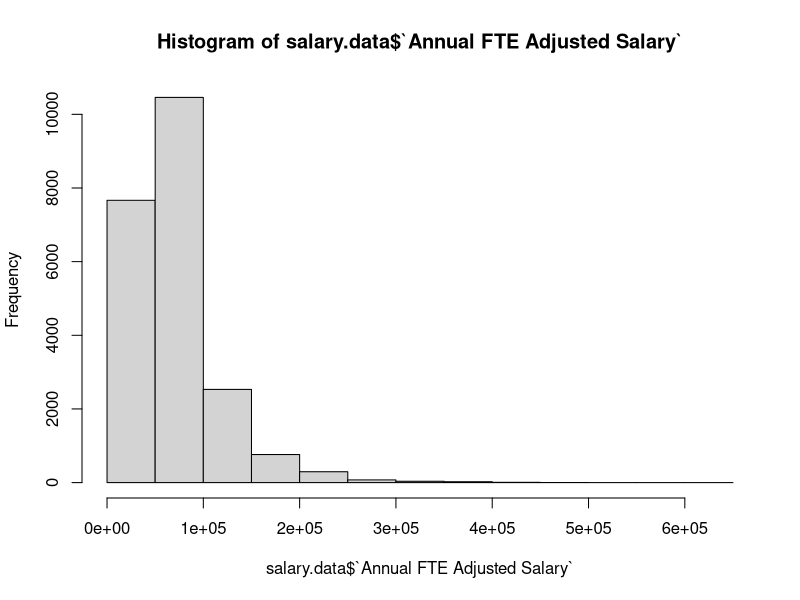
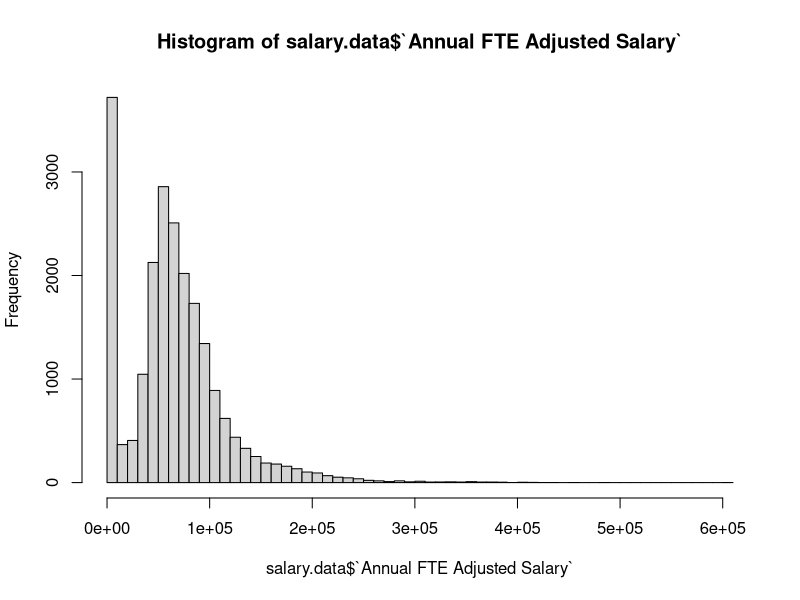

The R source for these figures, in order:
## ---- chunk 1
#| warning: FALSE
#| message: FALSE
#| echo: FALSE
knitr::opts_knit$set(root.dir = "~/R-Tutorial")
## ---- chunk 2

#Load tidyverse package
library(tidyverse)
#Load readxl package
library(readxl)
#Load openxlsx package
library(openxlsx)

## ---- chunk 3
# This assigns 4.3 to the variable x
x <- 4.3

## ---- chunk 4
x

## ---- chunk 5
#| warning: FALSE
#| message: FALSE

#Load salary_data.xlsx into the variable salary.data
salary.data <- read_excel("Example_Data/salary_data.xlsx")
#Display data frame
salary.data
## ---- chunk 6
#| warning: FALSE
#| message: FALSE

#This creates a table of job titles as rows, divisions as columns, 
##with median salary (counts) in cells

#Note that variable (column) names with spaces and special characters are surrounded with ``.
##Variable names without spaces or special characters don't need ``.
salary.fs.as.by.title.div <- salary.data %>%
                        #Only include Academic Staff appointments that are full-time  
                        filter(`Employee Category` == "AS" & `Full-time Equivalent` == 1) %>%
                        #Only include Colleges with UGRD programs
                        filter(Division %in% c("College of Ag & Life Science", 
                                               "School of Pharmacy",
                                               "College of Engineering",
                                               "School of Human Ecology",
                                               "School of Education",
                                               "College of Letters & Science",
                                               "School of Nursing",
                                               "Wisconsin School of Business")) %>%
                        #Group by Title and Division
                        group_by(Division, Title) %>%   
                        #Use Summarize to find salary median (remove NAs) and counts
                        summarize(median = median(`Annual Full Salary`, na.rm = TRUE), 
                                  n = n()) %>% #Counts the number of rows
                        #Use ungroup when you are done using a group
                        ungroup() %>%
                        #Create a new variable Combining salary (rounded to the dollar) 
                        #and counts to in one cell. 
                        mutate(median_n = paste(round(median, digits = 0), 
                                          " (", n, ")", sep = "")) %>%
                        #Keeps only the Division, Title, and median_n columns
                        select(Division, Title, median_n) %>%
                        #pivots the data so that Divisions become the columns.
                        pivot_wider(data = ., names_from = Division, values_from = median_n)
  
## ---- chunk 7
#| warning: FALSE
#| message: FALSE

# This keeps salarys above $500k
salary.data %>%
  filter(`Annual Full Salary` > 500000)

# Use a negation sign (!) to keep rows that don't meet the condition
salary.data %>%
  filter(!(`Annual Full Salary` > 500000))

# The == operator keeps exactly one value
salary.data %>%
  filter(`Person Num` == 500)

# The %in% operator keeps a vector of values
salary.data %>%
  filter(`Person Num` %in% c(3, 89))

# Use logical operators like "&" to connect two (or more) statements.
salary.data %>%
  filter(`Annual Full Salary` > 400000 & Division == "College of Letters & Science")

# Use () to determine the order of more complex logical statements
salary.data %>%
  filter(`Annual Full Salary` > 400000 & !(Division == "College of Letters & Science"))


## ---- chunk 8
#| warning: FALSE
#| message: FALSE

# This keeps columns "Person_Num", "Title", and "Annual Full Salary"

salary.data %>%
  select(`Person Num`, Title, `Annual Full Salary`) 

# You can also exclude columns and keeps all others.
salary.data %>%
  select(-`Job Code`, -`FLSA Status`)

# You can use select to rename columns too, though this only keeps listed columns
salary.data %>%
  select(ID = `Person Num`, Title, Salary = `Annual Full Salary`)

# A separate function rename will will not exclude those columns not listed.
salary.data %>%
  rename(ID = `Person Num`, Salary = `Annual Full Salary`)

## ---- chunk 9
#| warning: FALSE
#| message: FALSE

# This groups the data by Division and Title
# Notice that nothing visually changes about the data.
salary.data %>%
  group_by(Division, Title)

## ---- chunk 10
#| warning: FALSE
#| message: FALSE

# Create new columns with FTE adjusted salary (though this already exists in the data) and years employed.
 salary.data %>%
  mutate(salary = `Annual Full Salary` * `Full-time Equivalent`,
         years_employed = time_length(difftime(Sys.Date(), as.Date(`Date of Hire`)), "years"))


# Use mean to calculate relative to all other salaries
salary.data %>%
  mutate(salary_relative_to_title = `Annual FTE Adjusted Salary` - mean(`Annual FTE Adjusted Salary`))


# Use group_by to calculate relative to title mean salary
salary.data %>%
  group_by(Title) %>%
  mutate(salary_relative_to_title = `Annual FTE Adjusted Salary` - mean(`Annual FTE Adjusted Salary`))

## ---- chunk 11
#| warning: FALSE
#| message: FALSE

# Calculate mean salary of the total data set and how many people are in it.
 salary.data %>%
  summarize(mean_salary = mean(`Annual FTE Adjusted Salary`),
            n_people = n_distinct(`Person Num`))

# Find mean salary and number of people by Division and Department
 salary.data %>%
   group_by(Division, Department) %>%
  summarize(mean_salary = mean(`Annual FTE Adjusted Salary`),
            n_people = n_distinct(`Person Num`))


## ---- chunk 12
#Shows the unique values for the Division column
unique(salary.data$`Division`)

#Shows the number of rows corresponding to each Division
table(salary.data$Division)

#Shows a 2X2 table for Division and Employee Category
table(salary.data$Division, salary.data$`Employee Category`)

#Shows a histogram for Annual FTE Adjusted Salary
#Note that you can use various parameters to make this not look terrible.
hist(salary.data$`Annual FTE Adjusted Salary`)

#Sets the number of bins in the histogram to a 50 from the default.
hist(salary.data$`Annual FTE Adjusted Salary`, breaks = 50)

## ---- chunk 13
#| warning: FALSE
#| message: FALSE
#Load pay_grades.xlsx into the variable pay.grades
pay.grades <- read_excel("Example_Data/pay_grades.xlsx")
#Display data frame
pay.grades
## ---- chunk 14
#| warning: FALSE
#| message: FALSE

#This makes Salary Grade into a character (as.character()) and then pads it on the
#left side to 3 spaces using the "0" character.
pay.grades <- pay.grades %>%
          mutate(`Salary Grade` =  str_pad(as.character(`Salary Grade`), width = 3, 
                                           side = "left", pad = "0"))

pay.grades$`Salary Grade`

## ---- chunk 15
#| warning: FALSE
#| message: FALSE

#Join the two data sets and save the resultant data frame to 
#salary.data.with.pay.grades
#Note that you can also use a %>% for joins, but then you leave out x.
salary.data.with.pay.grades <- inner_join(x = salary.data, y = pay.grades, by = "Salary Grade")

## ---- chunk 16
#| warning: FALSE
#| message: FALSE
#Using inner_join will eliminate rows in salary.data that don't show up in pay.grades.
#Use as.numeric to convert the Salary Grade to a number for the filter.
pay.grades.shorter <- pay.grades %>%
                        filter(as.numeric(`Salary Grade`) < 20)

pay.grades.shorter

#Inner_join will only keep rows found in both salary.data and pay.grades.shorter
salary.data.shorter <- inner_join(x = salary.data, y = pay.grades.shorter, by = "Salary Grade")


## ---- chunk 17
#| warning: FALSE
#| message: FALSE


pay.grades.shorter

#Left_join will keep all rows found in both salary.data and those in pay.grades.shorter that match.
salary.data.left <- left_join(x = salary.data, y = pay.grades.shorter, by = "Salary Grade")

#Right_join will keep all rows found in pay.grades.shorter and those in salary.data that match.
salary.data.right <- right_join(x = salary.data, y = pay.grades.shorter, by = "Salary Grade")

#Full_join will keep all rows found in both data sets regardless of whether they match.
salary.data.full <- full_join(x = salary.data, y = pay.grades.shorter, by = "Salary Grade")




## ---- chunk 18
# number
y <- 3

# character string
z <- "Wisconsin"
i <- "Texas"

# logical
tf.a <- TRUE
tf.b <- FALSE

# date - these are like character strings, but allow for useful functions for dates
date1 <- as.Date("2020-06-23")
weekdays(date1)


# factor - these are like character strings, but only allow for a set of levels as values. 
#         They will be more useful when they are vectors, described below.
factor1 <- factor("Wisconsin", levels = c("California", "Idaho", 
                                          "New York", "Wisconsin"))




## ---- chunk 19

# Mathematical Operators output numerical values
1+1
x+y
x/y
x^2
x^y
# Square root requires a function rather than an operator
sqrt(x)


# These can be output to variables too.
z <- x*y
z

# Logical Operators output logical values, 
#some use mathematical inputs...

# is greater than
x > y
# is less than
x < y
# is equal to, notice that you use == for logical equals
x == y
# is not equal to
x != y

# these can also be output to variables
tf.c <- x > y
tf.c

# others use logical inputs...

# logical "and"
TRUE & TRUE
TRUE & FALSE
FALSE & FALSE
tf.a & tf.c

# logical "or" (inclusive)
TRUE | TRUE
TRUE | FALSE
FALSE | FALSE
tf.a | tf.c

# logical "not"
!TRUE
!FALSE
!(tf.a & tf.c)

# equal and not equal, can be used with 
#any data type to determine if the two values are equal.
TRUE == FALSE
"Wisconsin" == "Texas"
"Wisconsin" == "Wisconsin"
"Wisconsin" != "Texas"

## ---- chunk 20
#A number vector inputting all values
vnum1 <- c(5, 10, 56, 9, 11)
vnum1

# A number vector where some values are already stored in variables
vnum2 <- c(x, y, 8 )
vnum2

# A number vector that is a combination of two existing vectors
vnum3 <- c(vnum1,vnum2)
vnum3

# A character vector
vchar1 <- c(z, i, "Maryland", "California")
vchar1

# A logical vector
vlogic1 <- c(TRUE, TRUE, FALSE, tf.a, tf.b)
vlogic1

# Vectors can only contain the same data type, 
#so mixed vectors will be converted to characters, which is the most inclusive type.
vlogic.mixed1 <- c(vnum3, vchar1, vlogic1)
vlogic.mixed1
## ---- chunk 21

# A sequence of numbers from 2 to 18
sq1 <- 2:18
sq1

# A sequence of numbers from 2 to 18 by 2s
sq2 <- seq(from = 2, to = 18, by  = 2)
sq2

## ---- chunk 22

# The 3rd number in the vnum1 vector
subsetnum1 <- vnum1[3]
subsetnum1


# The 2nd through 5th index in vnum3

subsetnum2 <- vnum3[2:5]
subsetnum2

# Using the sequence saved above, 
#the 2nd through 18th items, by 2s of vlogic.mixed1

subsetmixed1 <- vlogic.mixed1[sq2]
subsetmixed1

## ---- chunk 23
# vnum3
vnum3
# mean of vnum3
mean(vnum3)

# median of vnum3
median(vnum3)

# number of items in vnum3
length(vnum3)

# in the vector

10 %in% vnum3



## ---- chunk 24
# Single number operation
vnum4 <- vnum3 * 2
vnum4

# Operation between two vectors
vnum3 + vnum4


# Operations can be complex as well and can utilize as many vectors as needed
vnum5 <- vnum4 - (vnum3 + 10)
vnum5


#Logical vectors also work in the same way

vnum5 > vnum4

## ---- chunk 25

# Create a matrix by providing a vector and the number of rows and/or columns (ncol).

matrix1 <- matrix(sq2, ncol = 3)
matrix1


## ---- chunk 26
# value in the 2nd row and 1st column
matrix1[2,1]

# all values in the 2nd row
matrix1[2,]

#all values in the 1st column
matrix1[,1]

#all values in the 2nd and 3rd columns
matrix1[,c(2,3)]

